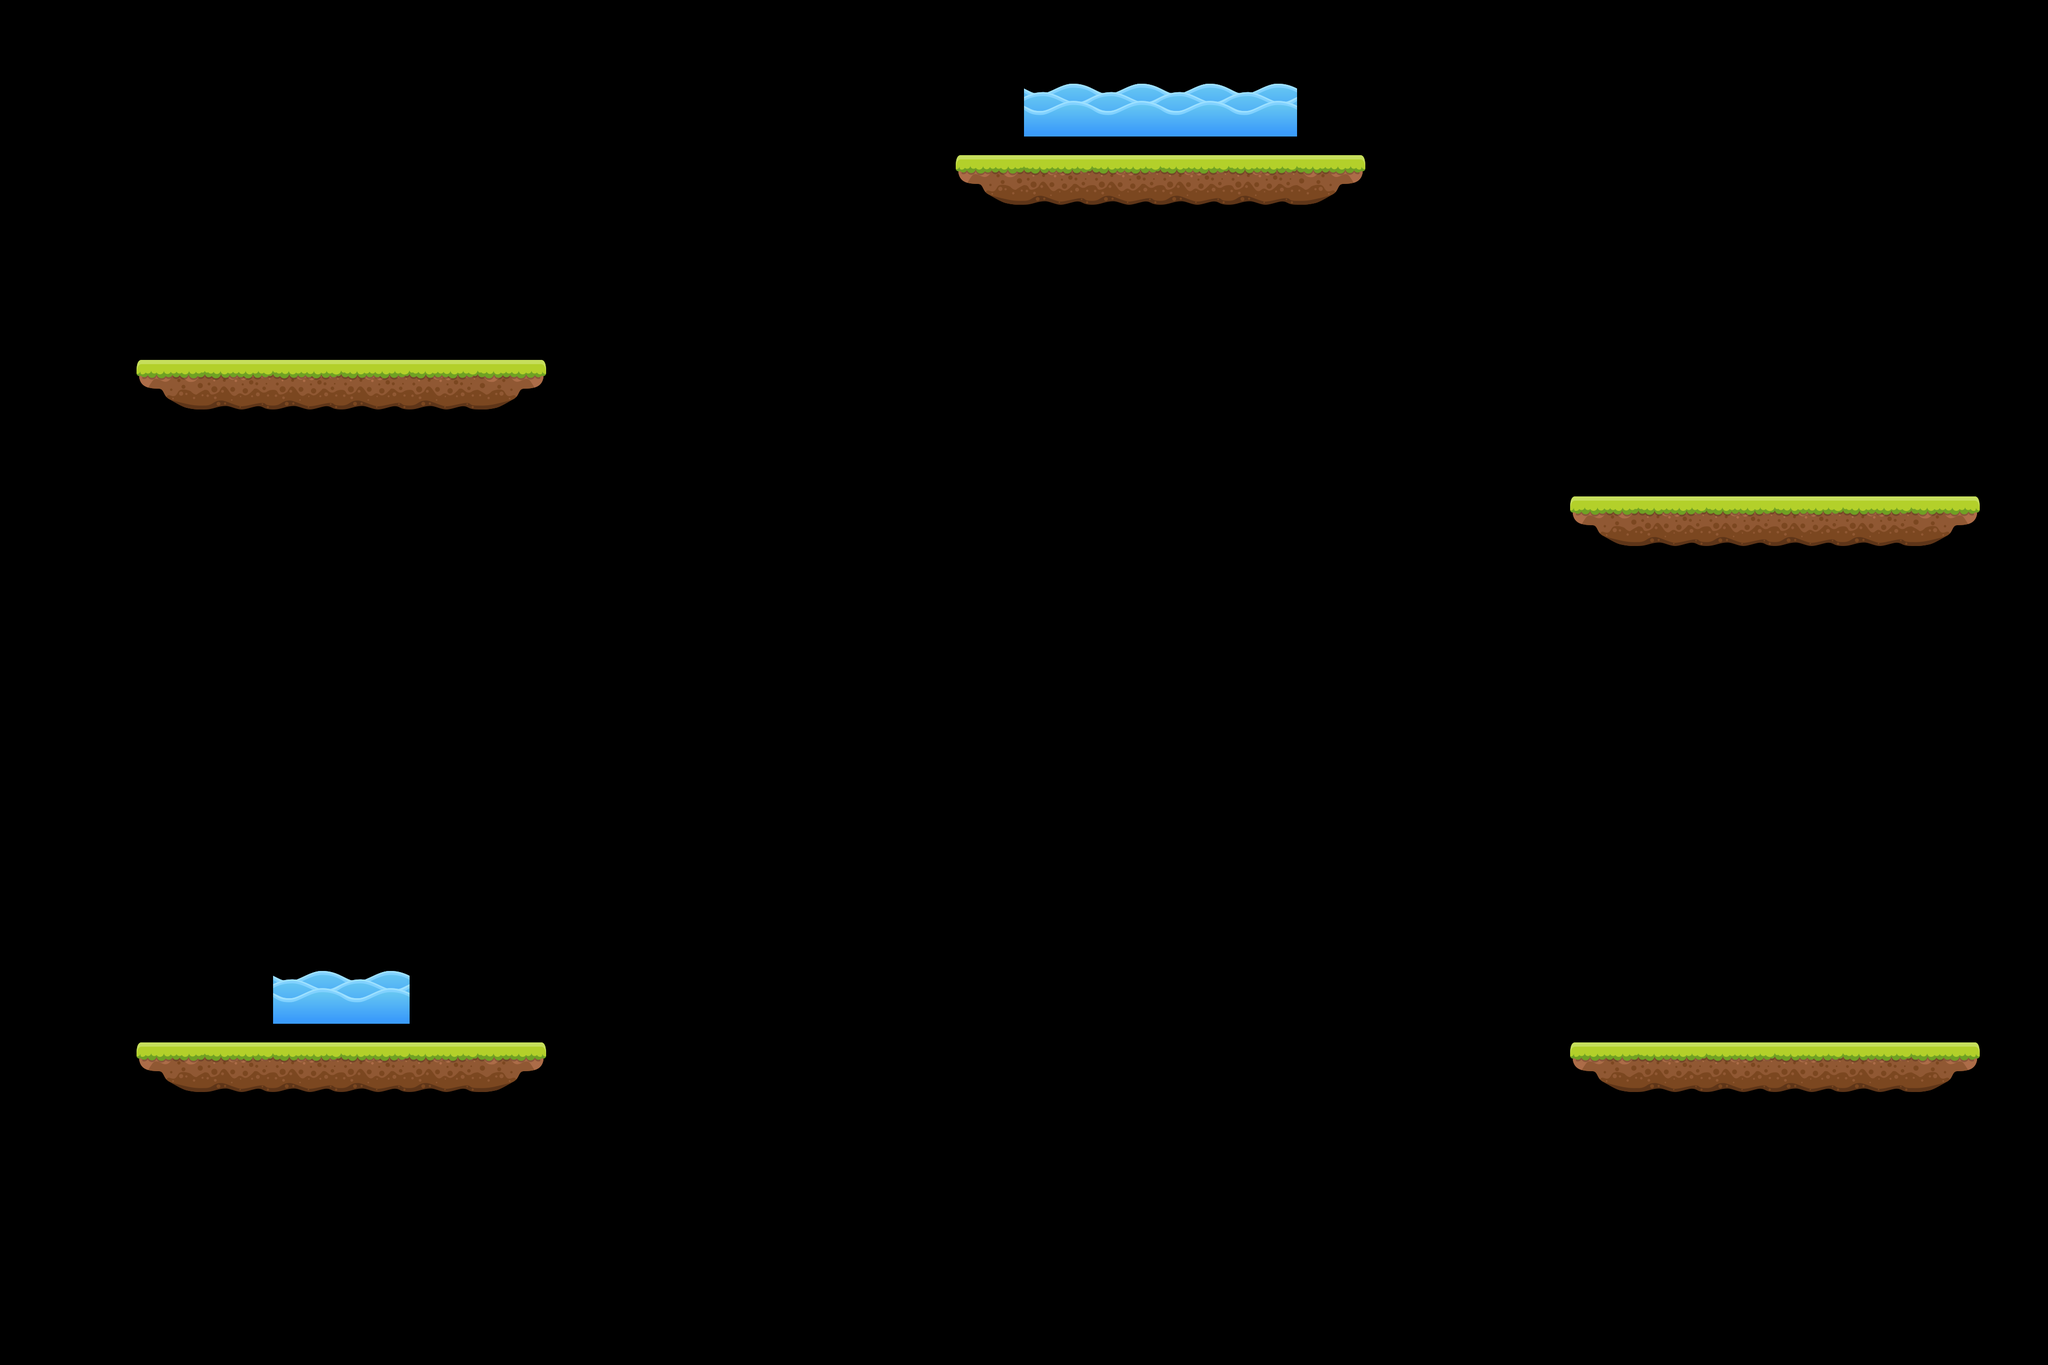

The image is a tile-based game level rendered from a .tmx file. Its description and complete source (layers, tilesets, objects, tile grids) follow:
An orthogonal 30x20 tile map with 128x128 px tiles, 1 tile layer (Tile Layer 1).

<map version="1.10" tiledversion="1.11.2" orientation="orthogonal" renderorder="right-down" width="30" height="20" tilewidth="128" tileheight="128" infinite="0" nextlayerid="2" nextobjectid="1">
 <editorsettings>
  <export format="json" />
 </editorsettings>
 <tileset firstgid="1" source="PlatformSet.tsx" />
 <layer id="1" name="Tile Layer 1" width="30" height="20">
  <data encoding="csv">
0,0,0,0,0,0,0,0,0,0,0,0,0,0,0,0,0,0,0,0,0,0,0,0,0,0,0,0,0,0,
0,0,0,0,0,0,0,0,0,0,0,0,0,0,0,35,35,35,35,0,0,0,0,0,0,0,0,0,0,0,
0,0,0,0,0,0,0,0,0,0,0,0,0,0,31,32,32,32,32,33,0,0,0,0,0,0,0,0,0,0,
0,0,0,0,0,0,0,0,0,0,0,0,0,0,0,0,0,0,0,0,0,0,0,0,0,0,0,0,0,0,
0,0,0,0,0,0,0,0,0,0,0,0,0,0,0,0,0,0,0,0,0,0,0,0,0,0,0,0,0,0,
0,0,31,32,32,32,32,33,0,0,0,0,0,0,0,0,0,0,0,0,0,0,0,0,0,0,0,0,0,0,
0,0,0,0,0,0,0,0,0,0,0,0,0,0,0,0,0,0,0,0,0,0,0,0,0,0,0,0,0,0,
0,0,0,0,0,0,0,0,0,0,0,0,0,0,0,0,0,0,0,0,0,0,0,31,32,32,32,32,33,0,
0,0,0,0,0,0,0,0,0,0,0,0,0,0,0,0,0,0,0,0,0,0,0,0,0,0,0,0,0,0,
0,0,0,0,0,0,0,0,0,0,0,0,0,0,0,0,0,0,0,0,0,0,0,0,0,0,0,0,0,0,
0,0,0,0,0,0,0,0,0,0,0,0,0,0,0,0,0,0,0,0,0,0,0,0,0,0,0,0,0,0,
0,0,0,0,0,0,0,0,0,0,0,0,0,0,0,0,0,0,0,0,0,0,0,0,0,0,0,0,0,0,
0,0,0,0,0,0,0,0,0,0,0,0,0,0,0,0,0,0,0,0,0,0,0,0,0,0,0,0,0,0,
0,0,0,0,0,0,0,0,0,0,0,0,0,0,0,0,0,0,0,0,0,0,0,0,0,0,0,0,0,0,
0,0,0,0,35,35,0,0,0,0,0,0,0,0,0,0,0,0,0,0,0,0,0,0,0,0,0,0,0,0,
0,0,31,32,32,32,32,33,0,0,0,0,0,0,0,0,0,0,0,0,0,0,0,31,32,32,32,32,33,0,
0,0,0,0,0,0,0,0,0,0,0,0,0,0,0,0,0,0,0,0,0,0,0,0,0,0,0,0,0,0,
0,0,0,0,0,0,0,0,0,0,0,0,0,0,0,0,0,0,0,0,0,0,0,0,0,0,0,0,0,0,
0,0,0,0,0,0,0,0,0,0,0,0,0,0,0,0,0,0,0,0,0,0,0,0,0,0,0,0,0,0,
0,0,0,0,0,0,0,0,0,0,0,0,0,0,0,0,0,0,0,0,0,0,0,0,0,0,0,0,0,0
</data>
 </layer>
</map>
